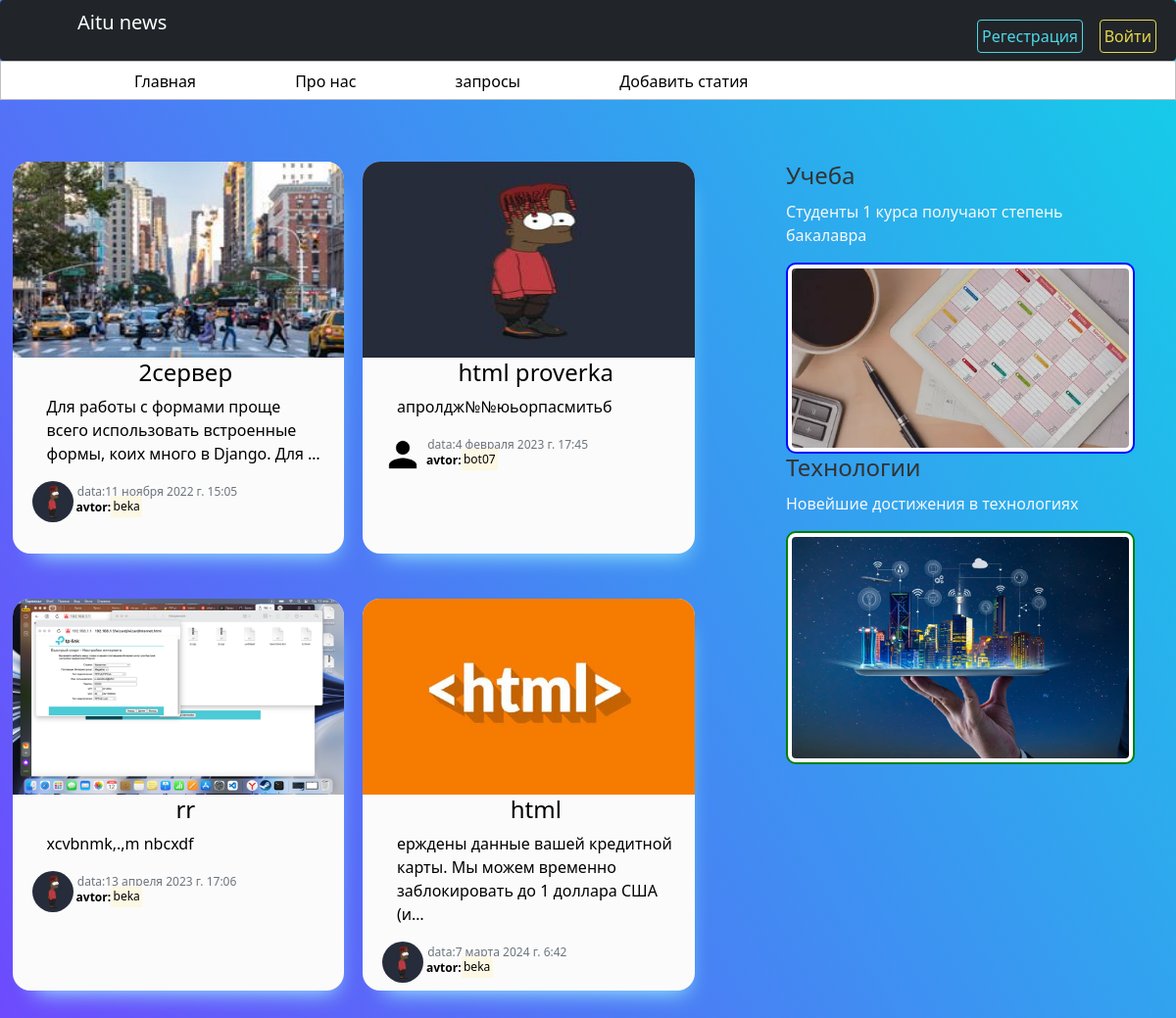
The app's page /, older data.
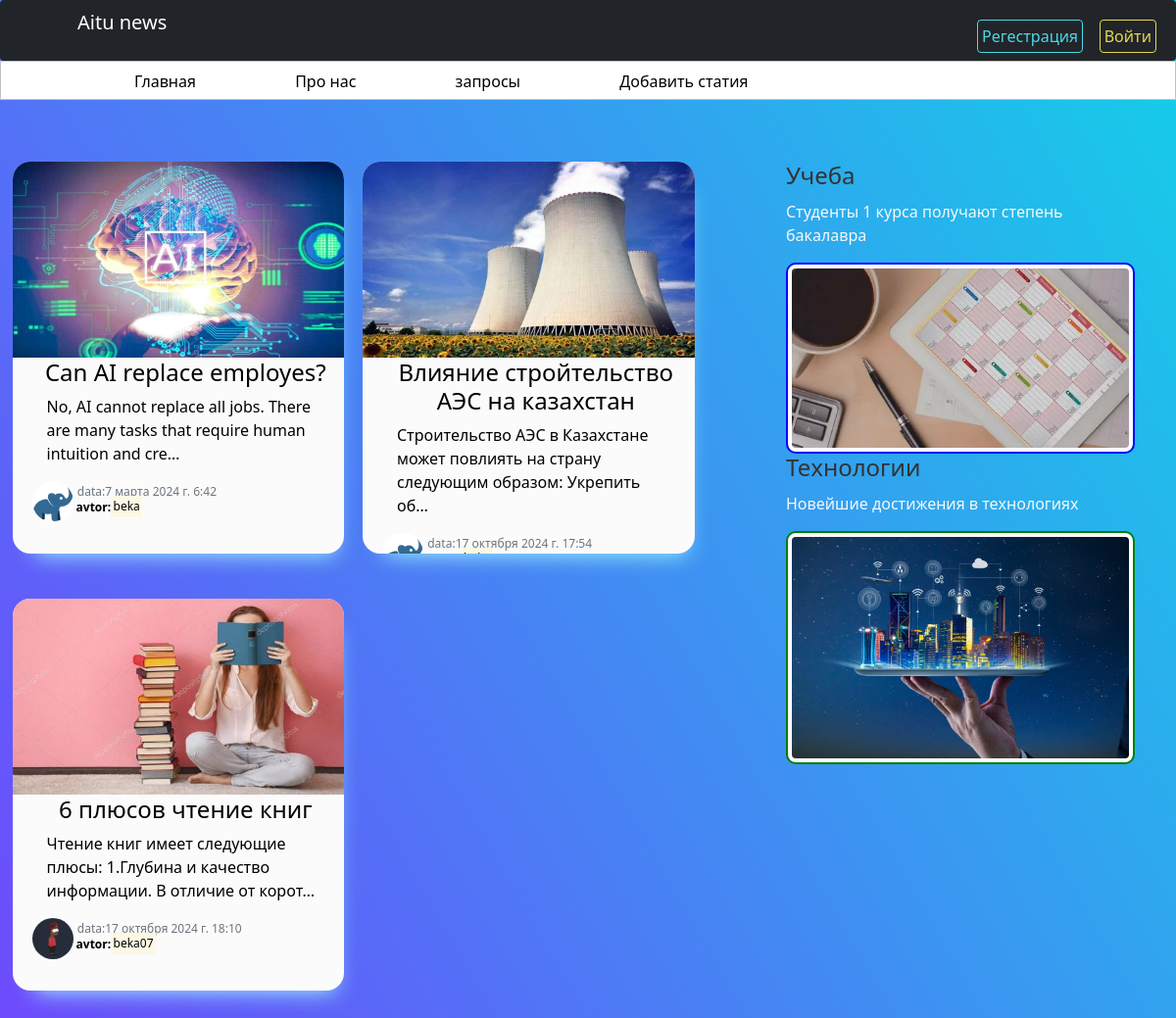
The same page, newer data.
### blog/models.py (models this page shows, shortened)
class statia(models.Model):
    title = models.CharField('aty',max_length=64, blank=True, null=True,unique=True)
    text = models.TextField('angime',blank=True, null=True)
    time=models.DateTimeField(default=timezone.now)
    adam = models.ForeignKey(User, verbose_name='Автор', on_delete=models.CASCADE)
    poto=models.ImageField('фото',default='default.png',upload_to='news_images')
    views=models.IntegerField('prosmotr',default=1)
    class Meta:
        verbose_name='новость'
        verbose_name_plural='новость'

### users/models.py (models this page shows, shortened)
class Profil(models.Model):
    user=models.OneToOneField(User,on_delete=models.CASCADE)
    img=models.ImageField('фото',default='default.png' ,upload_to='user_images')
    class Meta:
        verbose_name='Профиль'
        verbose_name_plural='Профиль'

### blog/views.py (the view)
# urls.py: path('', views.shownews.as_view() ,name='home'),
class shownews(ListView):
    model=statia
    template_name='blog/home.html'
    context_object_name='news'
    ordering=['time']
    def get_context_data(self,**kwargs):
        ctx=super(shownews,self).get_context_data(**kwargs)
        ctx['title']='Басты бет'
        return ctx

### blog/templates/blog/home.html (shortened to what this page needs)
{% extends 'blog/base.html' %}
{% load static %}
    {% block coontent %}
    {% for post in news %}
    <li class='alert-light'>
        <a href="{% url 'news-detail' post.id %}" >
        <div class='boxer'>
               <img src="{{post.poto.url}}"  alt="{{post.avtor}}" class='t_img' >
            <div class='titx' >
                <h4 align='center'>{{post.title}}</h3>
                 <p class="text_h" >{{post.text|striptags|truncatechars:90}}</p>
                <div class='row'>
                    <div class='rov'>
                        <div class='il'>
                            <img src="{{post.adam.profil.img.url}}" alt="{{post.avtor}}" class='us_img'>
                           <span class='text-muted'>data:</b>{{post.time}}</span>
                             {%if post.adam%}
                             <p><b>avtor:</b><mark>{{post.adam}}</mark></p>
                              {%else%}
                              <p><b>avtor:</b><mark>admin</mark></p>
                                    {%endif%}
                        </div>
                </div>
            </div>
        </div>
</a>
    </li>
    {%endfor%}
{%endblock%}
{% block aside_block %}
<aside class="col-md-4">
    <div class="aside-item">
        <h3>Учеба</h3>
        <p>
            <a href="https://moodle.astanait.edu.kz/pluginfile.php/24480/block_html/content/Bachelor%201st%20year.pdf" backgroun-color=white target="_blank">
                Студенты 1 курса получают степень бакалавра
        </p>
        <img src="{% static 'images/schedule.webp' %}" class="img-thumbnail" alt="Демократия мира" style="border: 2px solid blue;">
    </div></a>
    <div class="aside-item">
        <h3>Технологии</h3>
        <p>
            <a href="https://example.com/technology" target="_blank">
                Новейшие достижения в технологиях
        </p>
        <img src="{% static 'images/teckh.jpeg' %}" class="img-thumbnail" alt="Технологии" style="border: 2px solid green;">
    </div> </a>
</aside>
{% endblock %}

Row changes from the older to the newer data that the page shows:
removed statia: poto (picture), title "2сервер", text "Для работы с формами проще всего использовать встроенные формы, коих много в Django. Для …", adam.profil.img (picture), time "11 ноября 2022 г. 15:05", adam "beka"
removed statia: poto (picture), title "html proverka", text "апролдж№№юьорпасмитьб", adam.profil.img (placeholder picture), time "4 февраля 2023 г. 17:45", adam "bot07"
removed statia: poto (picture), title "rr", text "xcvbnmk,.,m nbcxdf", adam.profil.img (picture), time "13 апреля 2023 г. 17:06", adam "beka"
changed statia "beka": poto: a different picture; title "html" → "Can AI replace employes?"; text "ерждены данные вашей кредитной карты. Мы можем временно заблокировать до 1 доллара США (и…" → "No, AI cannot replace all jobs. There are many tasks that require human intuition and cre…"; adam.profil.img: a different picture
added statia: poto (picture), title "Влияние стройтельство АЭС на казахстан", text "Строительство АЭС в Казахстане может повлиять на страну следующим образом: Укрепить об…", adam.profil.img (picture), time "17 октября 2024 г. 17:54"
added statia: poto (picture), title "6 плюсов чтение книг", text "Чтение книг имеет следующие плюсы: 1.Глубина и качество информации. В отличие от корот…", adam.profil.img (picture), time "17 октября 2024 г. 18:10", adam "beka07"
